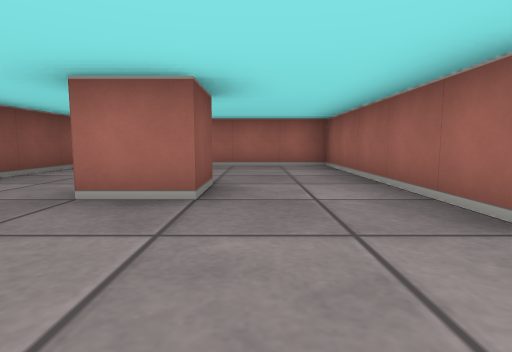
View 1 (above)

13 first-person views from a walk through a cub3D ray-caster map. The camera is about half as high as the walls, tilts 6° down and sees 80° across. The floor is counted in squares. Each view is taken from the middle of a square. On the plan, view 1 faces up. The plan holds only what a view shows up to about 9 squares ahead; the rest is blank.

View 2
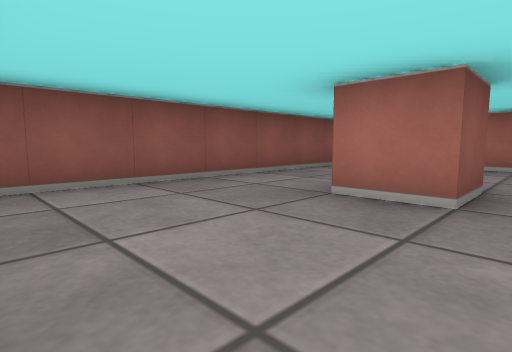

View 3
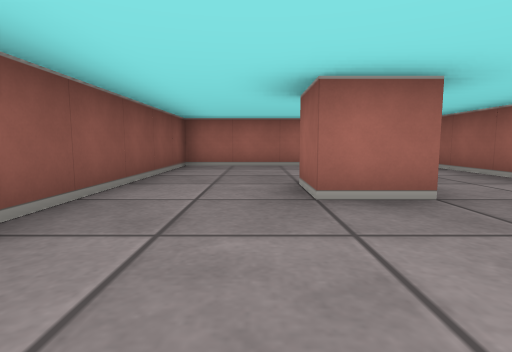

View 4
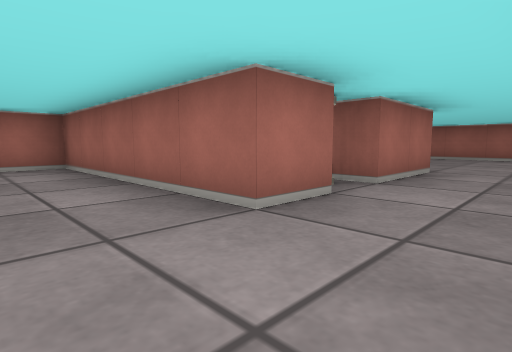

View 5
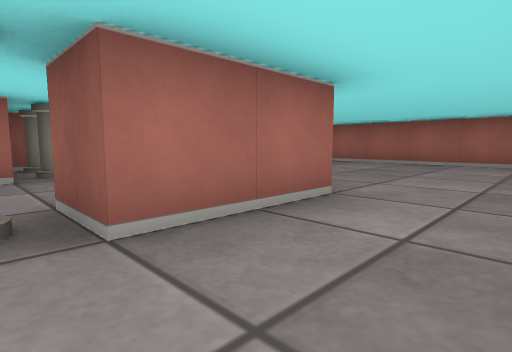

View 6
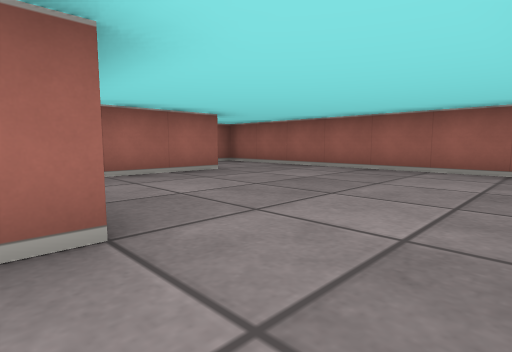

View 7
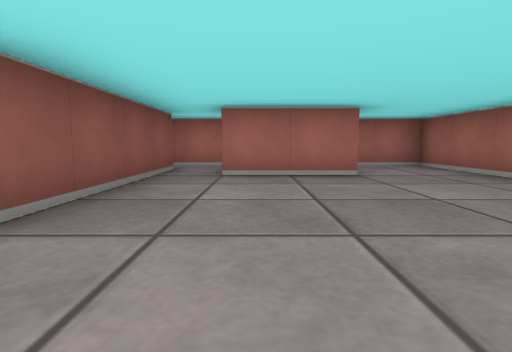

View 8
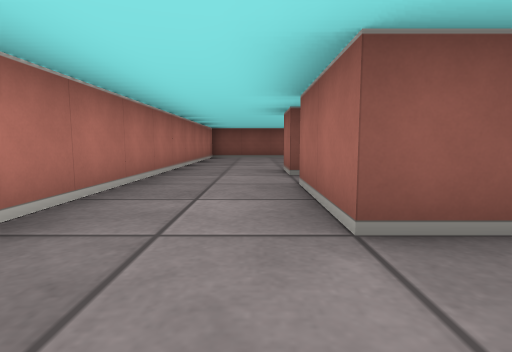

View 9
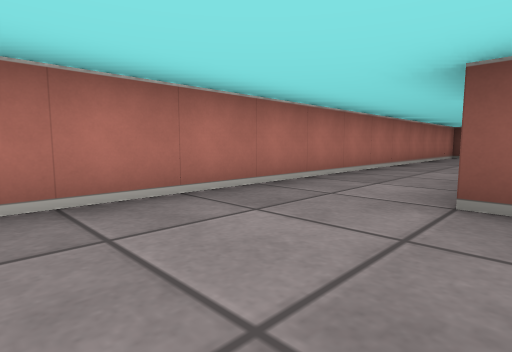

View 10
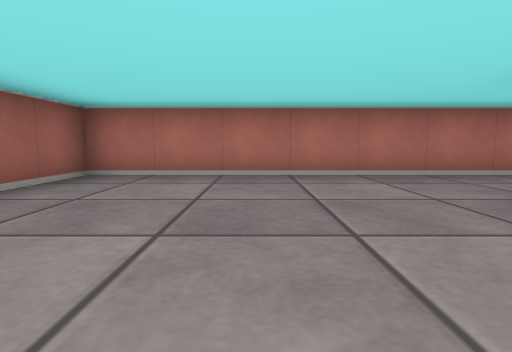

View 11
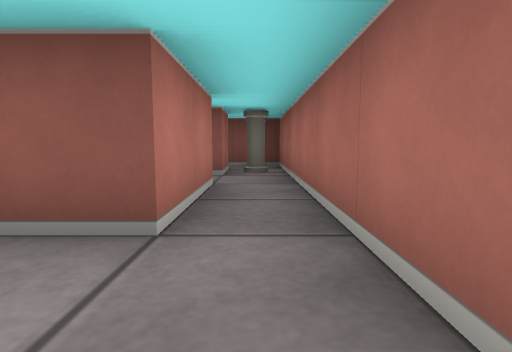

View 12
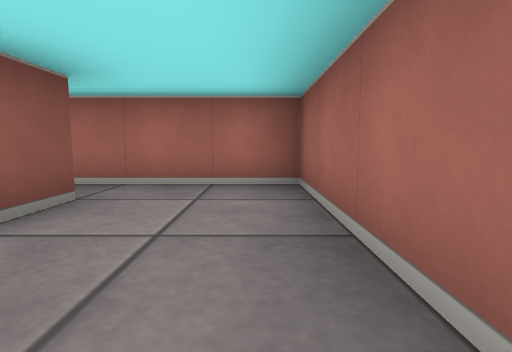

View 13
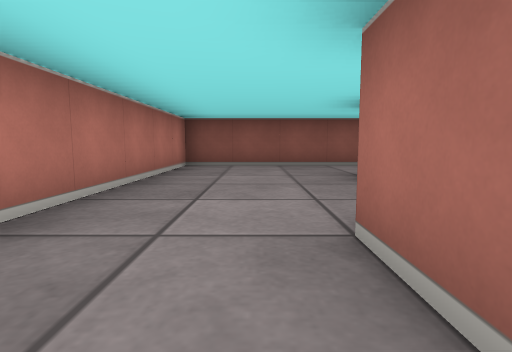

### Floor plan
Ten units are one square. View 1 is at (0, 0); x grows to the right and y downward. Boxes are objects, and circles mark ways between rooms. Rooms are numbered by the first view taken in them; rooms with no view inside come last. Other rooms are left out.
<svg viewBox="-40 -70 150 80">
<path fill="none" stroke="#000" d="M-5 -35 -5 -25 -15 -25 -15 -35M15 -15 15 -65 -35 -65 -35 5 5 5M55 -55 55 -15 35 -15 35 -25M85 -55 85 -45 65 -45M25 -15 15 -15M5 5 105 5 105 -55M65 -55 85 -55M105 -55 105 -65 65 -65M46 -55 55 -55M55 -65 35 -65 35 -54M65 -65 55 -65"/>
<rect x="25" y="-25" width="10" height="10" fill="#bbb"><title>pillar</title></rect>
<rect x="35" y="-55" width="10" height="10" fill="#bbb"><title>pillar</title></rect>
<rect x="35" y="-65" width="10" height="10" fill="#bbb"><title>pillar</title></rect>
<rect x="45" y="-65" width="10" height="10" fill="#bbb"><title>pillar</title></rect>
<circle cx="15" cy="-5" r="3" fill="#2a7"/>
<circle cx="95" cy="-50" r="3" fill="#2a7"/>
<circle cx="60" cy="-50" r="3" fill="#2a7"/>
<circle cx="75" cy="-60" r="3" fill="#2a7"/>
<text x="-10" y="-40">1</text>
<text x="70" y="-20">2</text>
<text x="80" y="-60">3</text>
<text x="40" y="-50">4</text>
<text x="60" y="-60">5</text>
</svg>
Room 1 opens to room 2. Room 2 opens to room 3. Room 2 opens to room 5. Room 3 opens to room 5.

Where each view was taken, in squares from view 1:
view 1: 0 up, 0 right, facing up
view 2: 0 up, 0 right, facing up-left
view 3: 0 up, 2 left, facing up
view 4: 0 up, 0 right, facing up-right
view 5: 0 up, 3 right, facing up-right
view 6: 0 up, 5 right, facing up-right
view 7: 0 up, 7 right, facing up
view 8: 1 up, 7 right, facing left
view 9: 2 up, 8 right, facing down-left
view 10: 4 up, 8 right, facing down
view 11: 6 up, 10 right, facing left
view 12: 3 up, 10 right, facing up
view 13: 1 up, 3 right, facing left
